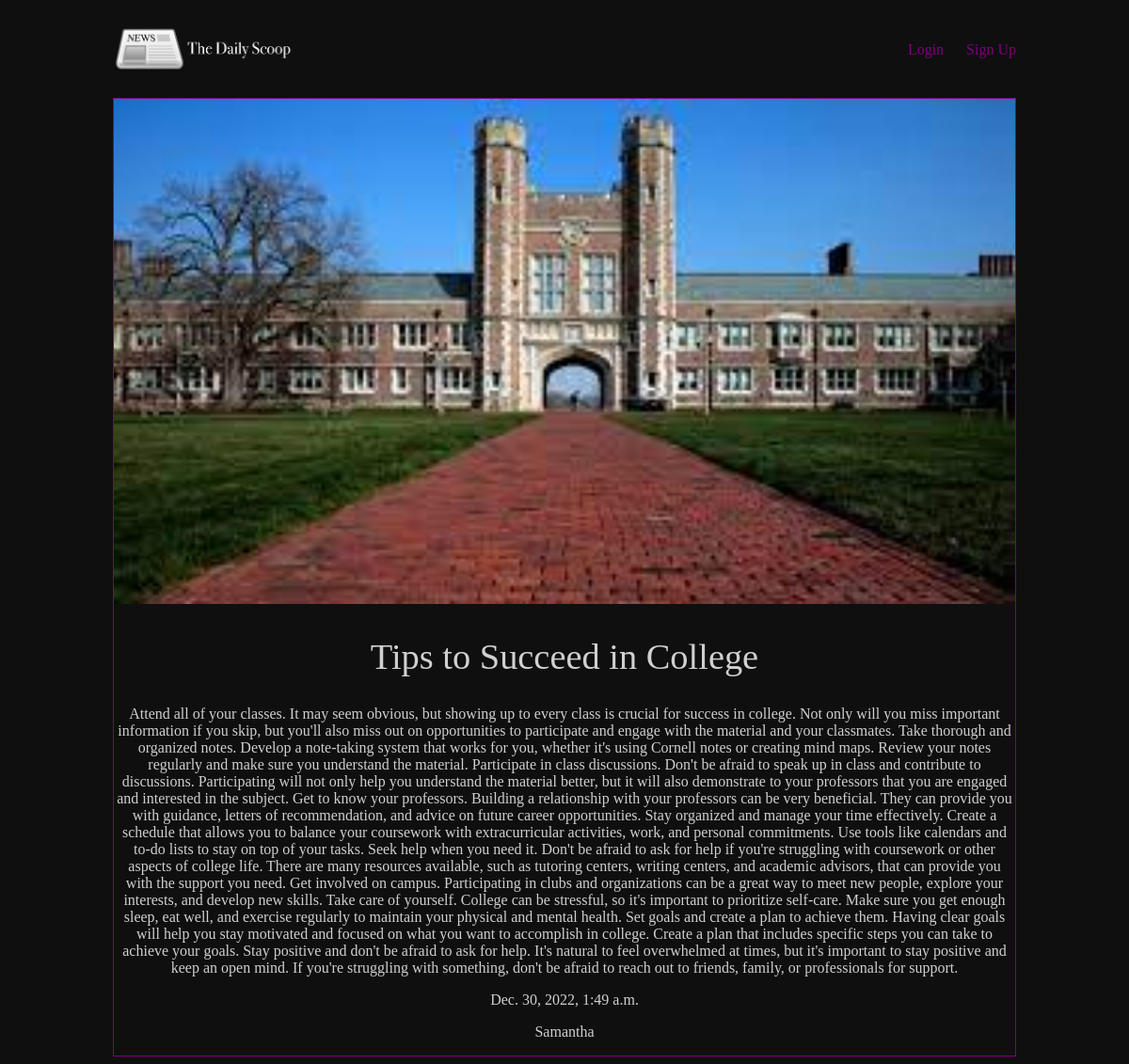
The page /articles/tips-to-succeed-in-college on the database as committed earlier.
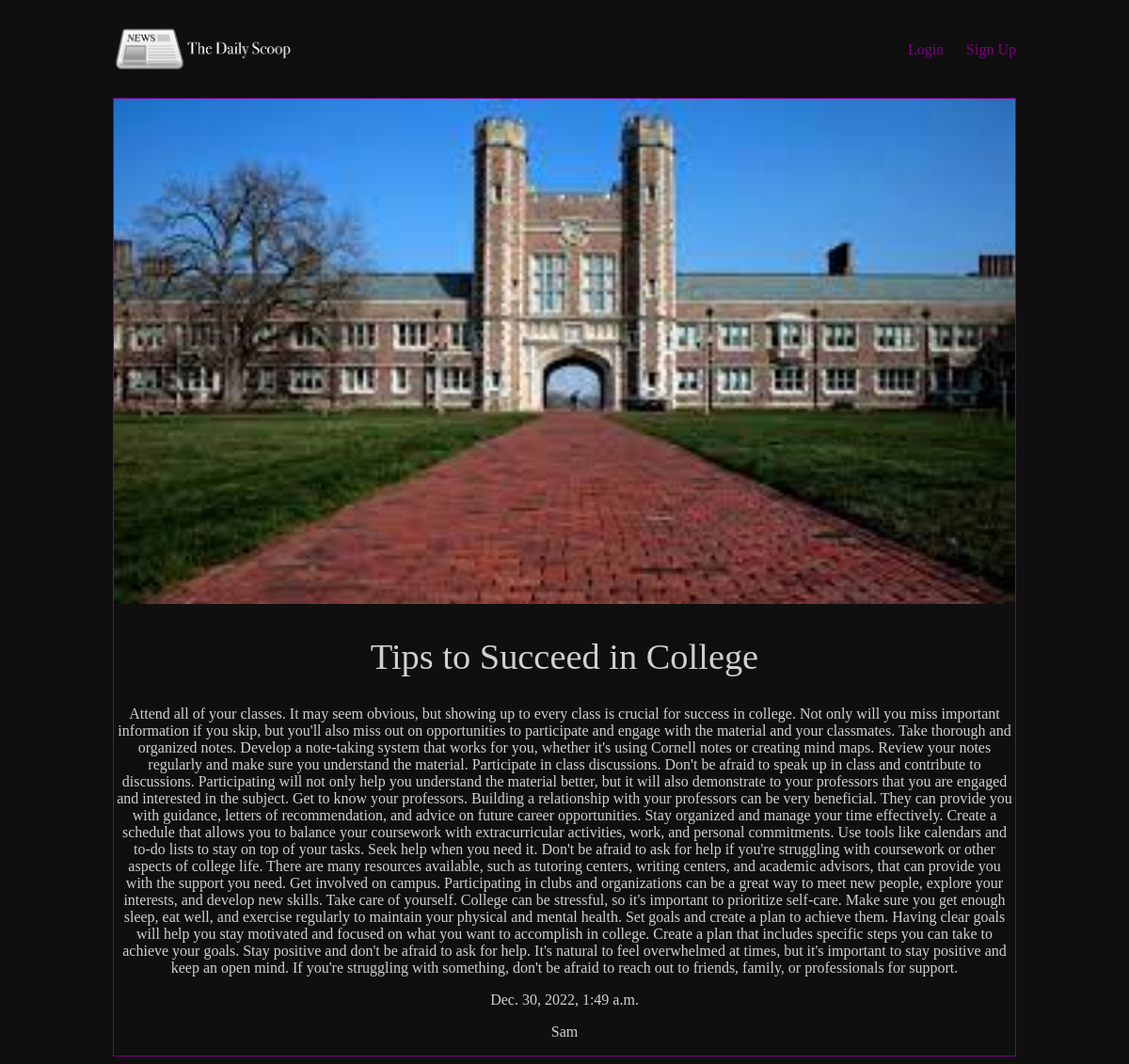
The same page on the database as committed later.
### articles/models.py (models this page shows, shortened)
class Article(models.Model):
  title = models.CharField(max_length=128)
  slug = models.SlugField(max_length=128)
  body = models.TextField()
  date = models.DateTimeField(auto_now_add=True)
  thumbnail = models.ImageField(default='default.png', blank=True)
  author = models.ForeignKey(User, default=None, on_delete=models.SET_DEFAULT)
  wordCount = models.IntegerField(default=0)

### articles/views.py (the view)
# urls.py: path('<slug:slug>', views.article_detail, name="detail") #specific article page
def article_detail(req, slug):
  article = Article.objects.get(slug=slug)
  return render(req, 'articles/article_detail.html', {'article': article})

### articles/templates/articles/article_detail.html
{% extends 'base.html' %}
{% block content %}
  <div class="article-detail">
    <div class="article">
      <img src="{{ article.thumbnail.url }}">
      <h1>{{ article.title }}</h1>
      <p>{{ article.body }}</p>
      <p>{{ article.date }}</p>
      <p>{{ article.author }}</p>
    </div>
  </div>
{% endblock %}

Rows that differ between the two databases and show on the page:
changed Article "Tips to Succeed in College": author "Samantha" → "Sam"
